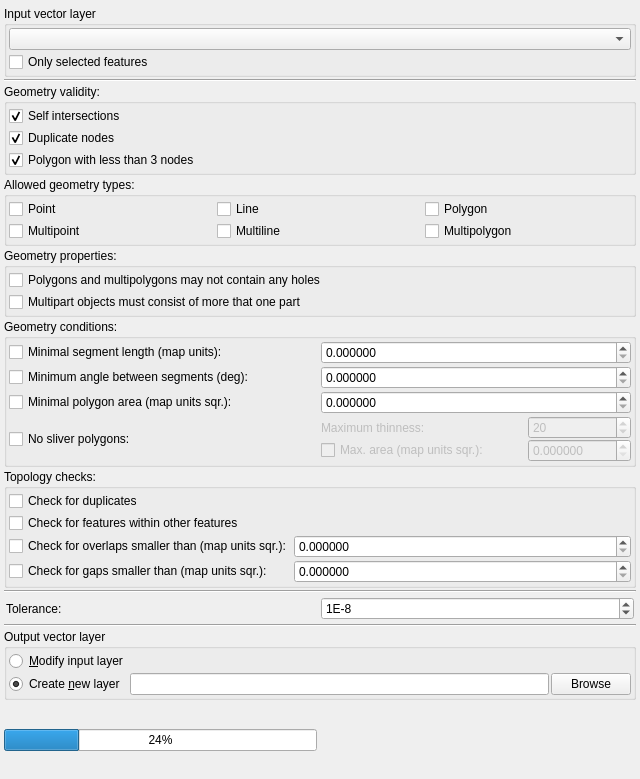
<?xml version="1.0" encoding="UTF-8"?>
<ui version="4.0">
 <class>QgsGeometryCheckerSetupTab</class>
 <widget class="QWidget" name="QgsGeometryCheckerSetupTab">
  <property name="geometry">
   <rect>
    <x>0</x>
    <y>0</y>
    <width>640</width>
    <height>779</height>
   </rect>
  </property>
  <property name="windowTitle">
   <string>Form</string>
  </property>
  <layout class="QVBoxLayout" name="verticalLayout_3">
   <property name="spacing">
    <number>4</number>
   </property>
   <property name="leftMargin">
    <number>4</number>
   </property>
   <property name="topMargin">
    <number>4</number>
   </property>
   <property name="rightMargin">
    <number>4</number>
   </property>
   <property name="bottomMargin">
    <number>4</number>
   </property>
   <item>
    <widget class="QWidget" name="widgetInputs" native="true">
     <layout class="QVBoxLayout" name="verticalLayout_5">
      <property name="spacing">
       <number>2</number>
      </property>
      <property name="leftMargin">
       <number>0</number>
      </property>
      <property name="topMargin">
       <number>2</number>
      </property>
      <property name="rightMargin">
       <number>0</number>
      </property>
      <property name="bottomMargin">
       <number>2</number>
      </property>
      <item>
       <widget class="QGroupBox" name="groupBoxInputLayer">
        <property name="title">
         <string>Input vector layer</string>
        </property>
        <property name="flat">
         <bool>true</bool>
        </property>
        <layout class="QVBoxLayout" name="verticalLayout">
         <property name="spacing">
          <number>2</number>
         </property>
         <property name="leftMargin">
          <number>2</number>
         </property>
         <property name="topMargin">
          <number>2</number>
         </property>
         <property name="rightMargin">
          <number>2</number>
         </property>
         <property name="bottomMargin">
          <number>2</number>
         </property>
         <item>
          <widget class="QComboBox" name="comboBoxInputLayer"/>
         </item>
         <item>
          <widget class="QCheckBox" name="checkBoxInputSelectedOnly">
           <property name="text">
            <string>Only selected features</string>
           </property>
          </widget>
         </item>
        </layout>
       </widget>
      </item>
      <item>
       <widget class="Line" name="line">
        <property name="orientation">
         <enum>Qt::Horizontal</enum>
        </property>
       </widget>
      </item>
      <item>
       <widget class="QGroupBox" name="groupBox_2">
        <property name="title">
         <string>Geometry validity:</string>
        </property>
        <property name="flat">
         <bool>true</bool>
        </property>
        <layout class="QVBoxLayout" name="verticalLayout_4">
         <property name="spacing">
          <number>2</number>
         </property>
         <property name="leftMargin">
          <number>2</number>
         </property>
         <property name="topMargin">
          <number>2</number>
         </property>
         <property name="rightMargin">
          <number>2</number>
         </property>
         <property name="bottomMargin">
          <number>2</number>
         </property>
         <item>
          <widget class="QCheckBox" name="checkBoxSelfIntersections">
           <property name="text">
            <string>Self intersections</string>
           </property>
           <property name="checked">
            <bool>true</bool>
           </property>
          </widget>
         </item>
         <item>
          <widget class="QCheckBox" name="checkBoxDuplicateNodes">
           <property name="text">
            <string>Duplicate nodes</string>
           </property>
           <property name="checked">
            <bool>true</bool>
           </property>
          </widget>
         </item>
         <item>
          <widget class="QCheckBox" name="checkBoxDegeneratePolygon">
           <property name="text">
            <string>Polygon with less than 3 nodes</string>
           </property>
           <property name="checked">
            <bool>true</bool>
           </property>
          </widget>
         </item>
        </layout>
       </widget>
      </item>
      <item>
       <widget class="QGroupBox" name="groupBoxGeometryTypes">
        <property name="title">
         <string>Allowed geometry types:</string>
        </property>
        <property name="flat">
         <bool>true</bool>
        </property>
        <layout class="QGridLayout" name="gridLayout">
         <property name="leftMargin">
          <number>2</number>
         </property>
         <property name="topMargin">
          <number>2</number>
         </property>
         <property name="rightMargin">
          <number>2</number>
         </property>
         <property name="bottomMargin">
          <number>2</number>
         </property>
         <property name="spacing">
          <number>2</number>
         </property>
         <item row="0" column="0">
          <widget class="QCheckBox" name="checkBoxPoint">
           <property name="text">
            <string>Point</string>
           </property>
          </widget>
         </item>
         <item row="1" column="0">
          <widget class="QCheckBox" name="checkBoxMultipoint">
           <property name="text">
            <string>Multipoint</string>
           </property>
          </widget>
         </item>
         <item row="0" column="1">
          <widget class="QCheckBox" name="checkBoxLine">
           <property name="text">
            <string>Line</string>
           </property>
          </widget>
         </item>
         <item row="1" column="1">
          <widget class="QCheckBox" name="checkBoxMultiline">
           <property name="text">
            <string>Multiline</string>
           </property>
          </widget>
         </item>
         <item row="0" column="2">
          <widget class="QCheckBox" name="checkBoxPolygon">
           <property name="text">
            <string>Polygon</string>
           </property>
          </widget>
         </item>
         <item row="1" column="2">
          <widget class="QCheckBox" name="checkBoxMultipolygon">
           <property name="text">
            <string>Multipolygon</string>
           </property>
          </widget>
         </item>
        </layout>
       </widget>
      </item>
      <item>
       <widget class="QGroupBox" name="groupBoxGeometryProperties">
        <property name="title">
         <string>Geometry properties:</string>
        </property>
        <property name="flat">
         <bool>true</bool>
        </property>
        <layout class="QVBoxLayout" name="verticalLayout_2">
         <property name="spacing">
          <number>2</number>
         </property>
         <property name="leftMargin">
          <number>2</number>
         </property>
         <property name="topMargin">
          <number>2</number>
         </property>
         <property name="rightMargin">
          <number>2</number>
         </property>
         <property name="bottomMargin">
          <number>2</number>
         </property>
         <item>
          <widget class="QCheckBox" name="checkBoxNoHoles">
           <property name="text">
            <string>Polygons and multipolygons may not contain any holes</string>
           </property>
          </widget>
         </item>
         <item>
          <widget class="QCheckBox" name="checkBoxMultipart">
           <property name="text">
            <string>Multipart objects must consist of more that one part</string>
           </property>
          </widget>
         </item>
        </layout>
       </widget>
      </item>
      <item>
       <widget class="QGroupBox" name="groupBoxGeometryConditions">
        <property name="title">
         <string>Geometry conditions:</string>
        </property>
        <property name="flat">
         <bool>true</bool>
        </property>
        <layout class="QGridLayout" name="gridLayout_2">
         <property name="leftMargin">
          <number>2</number>
         </property>
         <property name="topMargin">
          <number>2</number>
         </property>
         <property name="rightMargin">
          <number>2</number>
         </property>
         <property name="bottomMargin">
          <number>2</number>
         </property>
         <property name="spacing">
          <number>2</number>
         </property>
         <item row="1" column="2">
          <widget class="QDoubleSpinBox" name="doubleSpinBoxAngle">
           <property name="decimals">
            <number>6</number>
           </property>
           <property name="maximum">
            <double>360.000000000000000</double>
           </property>
          </widget>
         </item>
         <item row="1" column="0">
          <widget class="QCheckBox" name="checkBoxAngle">
           <property name="text">
            <string>Minimum angle between segments (deg):</string>
           </property>
          </widget>
         </item>
         <item row="0" column="0">
          <widget class="QCheckBox" name="checkBoxSegmentLength">
           <property name="text">
            <string>Minimal segment length (map units):</string>
           </property>
          </widget>
         </item>
         <item row="2" column="2">
          <widget class="QDoubleSpinBox" name="doubleSpinBoxArea">
           <property name="decimals">
            <number>6</number>
           </property>
           <property name="maximum">
            <double>999999999.000000000000000</double>
           </property>
          </widget>
         </item>
         <item row="0" column="2">
          <widget class="QDoubleSpinBox" name="doubleSpinBoxSegmentLength">
           <property name="decimals">
            <number>6</number>
           </property>
           <property name="maximum">
            <double>999999999.000000000000000</double>
           </property>
          </widget>
         </item>
         <item row="2" column="0">
          <widget class="QCheckBox" name="checkBoxArea">
           <property name="text">
            <string>Minimal polygon area (map units sqr.):</string>
           </property>
          </widget>
         </item>
         <item row="3" column="0">
          <widget class="QCheckBox" name="checkBoxSliverPolygons">
           <property name="text">
            <string>No sliver polygons:</string>
           </property>
          </widget>
         </item>
         <item row="3" column="2">
          <widget class="QWidget" name="widgetSliverThreshold" native="true">
           <property name="enabled">
            <bool>false</bool>
           </property>
           <layout class="QGridLayout" name="gridLayout_6">
            <property name="leftMargin">
             <number>0</number>
            </property>
            <property name="topMargin">
             <number>0</number>
            </property>
            <property name="rightMargin">
             <number>0</number>
            </property>
            <property name="bottomMargin">
             <number>0</number>
            </property>
            <property name="spacing">
             <number>0</number>
            </property>
            <item row="1" column="2">
             <widget class="QDoubleSpinBox" name="doubleSpinBoxSliverArea">
              <property name="enabled">
               <bool>false</bool>
              </property>
              <property name="decimals">
               <number>6</number>
              </property>
              <property name="maximum">
               <double>1000.000000000000000</double>
              </property>
             </widget>
            </item>
            <item row="0" column="0">
             <widget class="QLabel" name="labelSliverThinness">
              <property name="sizePolicy">
               <sizepolicy hsizetype="Maximum" vsizetype="Preferred">
                <horstretch>0</horstretch>
                <verstretch>0</verstretch>
               </sizepolicy>
              </property>
              <property name="text">
               <string>Maximum thinness:</string>
              </property>
             </widget>
            </item>
            <item row="0" column="1">
             <widget class="QLabel" name="labelSliverThinnessHelp">
              <property name="toolTip">
               <string>&lt;html&gt;&lt;head/&gt;&lt;body&gt;&lt;p&gt;Thinness is the ratio between the area of the minimum square containing the polygon and the area of the polygon itself. A square has thinness 1. Default: 20.&lt;/p&gt;&lt;/body&gt;&lt;/html&gt;</string>
              </property>
              <property name="pixmap">
               <pixmap resource="../pluginres.qrc">:/geometrychecker/icons/tooltip.png</pixmap>
              </property>
              <property name="scaledContents">
               <bool>false</bool>
              </property>
             </widget>
            </item>
            <item row="0" column="2">
             <widget class="QDoubleSpinBox" name="doubleSpinBoxSliverThinness">
              <property name="decimals">
               <number>0</number>
              </property>
              <property name="minimum">
               <double>1.000000000000000</double>
              </property>
              <property name="maximum">
               <double>10000.000000000000000</double>
              </property>
              <property name="value">
               <double>20.000000000000000</double>
              </property>
             </widget>
            </item>
            <item row="1" column="0" colspan="2">
             <widget class="QCheckBox" name="checkBoxSliverArea">
              <property name="text">
               <string>Max. area (map units sqr.):</string>
              </property>
             </widget>
            </item>
           </layout>
          </widget>
         </item>
        </layout>
       </widget>
      </item>
      <item>
       <widget class="QGroupBox" name="groupBoxTopology">
        <property name="title">
         <string>Topology checks:</string>
        </property>
        <property name="flat">
         <bool>true</bool>
        </property>
        <layout class="QGridLayout" name="gridLayout_3">
         <property name="leftMargin">
          <number>2</number>
         </property>
         <property name="topMargin">
          <number>2</number>
         </property>
         <property name="rightMargin">
          <number>2</number>
         </property>
         <property name="bottomMargin">
          <number>2</number>
         </property>
         <property name="spacing">
          <number>2</number>
         </property>
         <item row="2" column="1">
          <widget class="QDoubleSpinBox" name="doubleSpinBoxOverlapArea">
           <property name="decimals">
            <number>6</number>
           </property>
           <property name="maximum">
            <double>999999999.000000000000000</double>
           </property>
          </widget>
         </item>
         <item row="2" column="0">
          <widget class="QCheckBox" name="checkBoxOverlaps">
           <property name="sizePolicy">
            <sizepolicy hsizetype="Maximum" vsizetype="Fixed">
             <horstretch>0</horstretch>
             <verstretch>0</verstretch>
            </sizepolicy>
           </property>
           <property name="text">
            <string>Check for overlaps smaller than (map units sqr.):</string>
           </property>
          </widget>
         </item>
         <item row="3" column="0">
          <widget class="QCheckBox" name="checkBoxGaps">
           <property name="sizePolicy">
            <sizepolicy hsizetype="Maximum" vsizetype="Fixed">
             <horstretch>0</horstretch>
             <verstretch>0</verstretch>
            </sizepolicy>
           </property>
           <property name="text">
            <string>Check for gaps smaller than (map units sqr.):</string>
           </property>
          </widget>
         </item>
         <item row="3" column="1">
          <widget class="QDoubleSpinBox" name="doubleSpinBoxGapArea">
           <property name="decimals">
            <number>6</number>
           </property>
           <property name="maximum">
            <double>999999999.000000000000000</double>
           </property>
          </widget>
         </item>
         <item row="0" column="0">
          <widget class="QCheckBox" name="checkBoxDuplicates">
           <property name="text">
            <string>Check for duplicates</string>
           </property>
          </widget>
         </item>
         <item row="1" column="0">
          <widget class="QCheckBox" name="checkBoxCovered">
           <property name="text">
            <string>Check for features within other features</string>
           </property>
          </widget>
         </item>
        </layout>
       </widget>
      </item>
      <item>
       <widget class="Line" name="line_2">
        <property name="orientation">
         <enum>Qt::Horizontal</enum>
        </property>
       </widget>
      </item>
      <item>
       <layout class="QHBoxLayout" name="horizontalLayout_2">
        <property name="spacing">
         <number>2</number>
        </property>
        <property name="leftMargin">
         <number>2</number>
        </property>
        <property name="topMargin">
         <number>2</number>
        </property>
        <property name="rightMargin">
         <number>2</number>
        </property>
        <property name="bottomMargin">
         <number>2</number>
        </property>
        <item>
         <widget class="QLabel" name="labelTolerance">
          <property name="text">
           <string>Tolerance:</string>
          </property>
         </widget>
        </item>
        <item>
         <widget class="QSpinBox" name="spinBoxTolerance">
          <property name="prefix">
           <string notr="true">1E-</string>
          </property>
          <property name="minimum">
           <number>3</number>
          </property>
          <property name="maximum">
           <number>16</number>
          </property>
          <property name="value">
           <number>8</number>
          </property>
         </widget>
        </item>
       </layout>
      </item>
      <item>
       <widget class="Line" name="line_3">
        <property name="orientation">
         <enum>Qt::Horizontal</enum>
        </property>
       </widget>
      </item>
      <item>
       <widget class="QGroupBox" name="groupBoxOutputLayer">
        <property name="title">
         <string>Output vector layer</string>
        </property>
        <property name="flat">
         <bool>true</bool>
        </property>
        <layout class="QGridLayout" name="gridLayout_5">
         <property name="leftMargin">
          <number>2</number>
         </property>
         <property name="topMargin">
          <number>2</number>
         </property>
         <property name="rightMargin">
          <number>2</number>
         </property>
         <property name="bottomMargin">
          <number>2</number>
         </property>
         <property name="spacing">
          <number>2</number>
         </property>
         <item row="0" column="0">
          <widget class="QRadioButton" name="radioButtonOuputModifyInput">
           <property name="text">
            <string>&amp;Modify input layer</string>
           </property>
           <attribute name="buttonGroup">
            <string notr="true">buttonGroupOutput</string>
           </attribute>
          </widget>
         </item>
         <item row="1" column="0">
          <widget class="QRadioButton" name="radioButtonOutputNew">
           <property name="text">
            <string>Create &amp;new layer</string>
           </property>
           <property name="checked">
            <bool>true</bool>
           </property>
           <attribute name="buttonGroup">
            <string notr="true">buttonGroupOutput</string>
           </attribute>
          </widget>
         </item>
         <item row="1" column="1">
          <widget class="QLineEdit" name="lineEditOutput">
           <property name="readOnly">
            <bool>true</bool>
           </property>
          </widget>
         </item>
         <item row="1" column="2">
          <widget class="QPushButton" name="pushButtonOutputBrowse">
           <property name="text">
            <string>Browse</string>
           </property>
          </widget>
         </item>
        </layout>
       </widget>
      </item>
     </layout>
     <zorder>groupBoxInputLayer</zorder>
     <zorder>groupBox_2</zorder>
     <zorder>groupBoxGeometryTypes</zorder>
     <zorder>groupBoxGeometryConditions</zorder>
     <zorder>line</zorder>
     <zorder>groupBoxGeometryProperties</zorder>
     <zorder>groupBoxTopology</zorder>
     <zorder>groupBoxOutputLayer</zorder>
     <zorder>line_2</zorder>
     <zorder>line_3</zorder>
    </widget>
   </item>
   <item>
    <widget class="QWidget" name="widgetProgress" native="true">
     <layout class="QHBoxLayout" name="horizontalLayout">
      <property name="spacing">
       <number>0</number>
      </property>
      <property name="leftMargin">
       <number>0</number>
      </property>
      <property name="topMargin">
       <number>0</number>
      </property>
      <property name="rightMargin">
       <number>0</number>
      </property>
      <property name="bottomMargin">
       <number>0</number>
      </property>
      <item>
       <widget class="QProgressBar" name="progressBar">
        <property name="value">
         <number>24</number>
        </property>
       </widget>
      </item>
      <item>
       <widget class="QLabel" name="labelStatus">
        <property name="text">
         <string/>
        </property>
       </widget>
      </item>
      <item>
       <widget class="QDialogButtonBox" name="buttonBox">
        <property name="standardButtons">
         <set>QDialogButtonBox::NoButton</set>
        </property>
       </widget>
      </item>
     </layout>
    </widget>
   </item>
  </layout>
 </widget>
 <resources>
  <include location="../pluginres.qrc"/>
 </resources>
 <connections/>
 <buttongroups>
  <buttongroup name="buttonGroupOutput"/>
 </buttongroups>
</ui>
